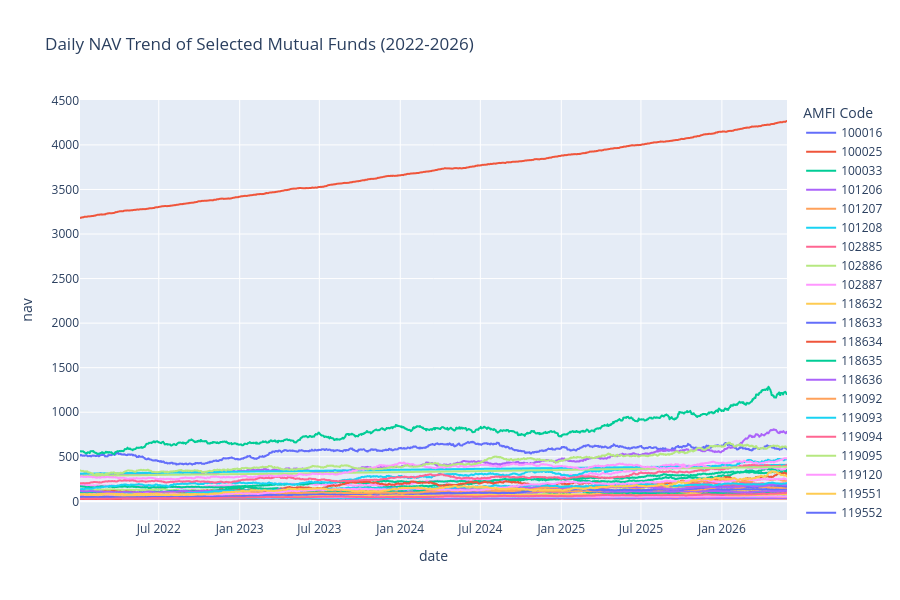

Write notebook code for a chart like this one.
### Code cell
fig = px.line(
    nav,
    x="date",
    y="nav",
    color="amfi_code",
    title="Daily NAV Trend of Selected Mutual Funds (2022-2026)"
)

fig.update_layout(
    height=600,
    legend_title_text="AMFI Code"
)
fig.write_image(
    "reports/nav_trend.png"
)
fig.write_image(
    "reports/nav_trend.png"
)

fig.show()

### Figure 1 — Plotly figure (JSON) as saved in the notebook; plotly's stock layout.template omitted (floating-point values rounded to 4 significant figures; data arrays with more than 128 entries replaced by an {"elided": "..."} marker saying what was removed)
{"data": [{"hovertemplate": "amfi_code=100016<br>date=%{x}<br>nav=%{y}<extra></extra>", "legendgroup": "100016", "line": {"color": "#636efa", "dash": "solid"}, "marker": {"symbol": "circle"}, "mode": "lines", "name": "100016", "showlegend": true, "type": "scattergl", "x": {"elided": "1150 str values"}, "xaxis": "x", "y": {"elided": "1150 float values"}, "yaxis": "y"}, {"hovertemplate": "amfi_code=100025<br>date=%{x}<br>nav=%{y}<extra></extra>", "legendgroup": "100025", "line": {"color": "#EF553B", "dash": "solid"}, "marker": {"symbol": "circle"}, "mode": "lines", "name": "100025", "showlegend": true, "type": "scattergl", "x": {"elided": "1150 str values"}, "xaxis": "x", "y": {"elided": "1150 float values"}, "yaxis": "y"}, {"hovertemplate": "amfi_code=100033<br>date=%{x}<br>nav=%{y}<extra></extra>", "legendgroup": "100033", "line": {"color": "#00cc96", "dash": "solid"}, "marker": {"symbol": "circle"}, "mode": "lines", "name": "100033", "showlegend": true, "type": "scattergl", "x": {"elided": "1150 str values"}, "xaxis": "x", "y": {"elided": "1150 float values"}, "yaxis": "y"}, {"hovertemplate": "amfi_code=101206<br>date=%{x}<br>nav=%{y}<extra></extra>", "legendgroup": "101206", "line": {"color": "#ab63fa", "dash": "solid"}, "marker": {"symbol": "circle"}, "mode": "lines", "name": "101206", "showlegend": true, "type": "scattergl", "x": {"elided": "1150 str values"}, "xaxis": "x", "y": {"elided": "1150 float values"}, "yaxis": "y"}, {"hovertemplate": "amfi_code=101207<br>date=%{x}<br>nav=%{y}<extra></extra>", "legendgroup": "101207", "line": {"color": "#FFA15A", "dash": "solid"}, "marker": {"symbol": "circle"}, "mode": "lines", "name": "101207", "showlegend": true, "type": "scattergl", "x": {"elided": "1150 str values"}, "xaxis": "x", "y": {"elided": "1150 float values"}, "yaxis": "y"}, {"hovertemplate": "amfi_code=101208<br>date=%{x}<br>nav=%{y}<extra></extra>", "legendgroup": "101208", "line": {"color": "#19d3f3", "dash": "solid"}, "marker": {"symbol": "circle"}, "mode": "lines", "name": "101208", "showlegend": true, "type": "scattergl", "x": {"elided": "1150 str values"}, "xaxis": "x", "y": {"elided": "1150 float values"}, "yaxis": "y"}, {"hovertemplate": "amfi_code=102885<br>date=%{x}<br>nav=%{y}<extra></extra>", "legendgroup": "102885", "line": {"color": "#FF6692", "dash": "solid"}, "marker": {"symbol": "circle"}, "mode": "lines", "name": "102885", "showlegend": true, "type": "scattergl", "x": {"elided": "1150 str values"}, "xaxis": "x", "y": {"elided": "1150 float values"}, "yaxis": "y"}, {"hovertemplate": "amfi_code=102886<br>date=%{x}<br>nav=%{y}<extra></extra>", "legendgroup": "102886", "line": {"color": "#B6E880", "dash": "solid"}, "marker": {"symbol": "circle"}, "mode": "lines", "name": "102886", "showlegend": true, "type": "scattergl", "x": {"elided": "1150 str values"}, "xaxis": "x", "y": {"elided": "1150 float values"}, "yaxis": "y"}, {"hovertemplate": "amfi_code=102887<br>date=%{x}<br>nav=%{y}<extra></extra>", "legendgroup": "102887", "line": {"color": "#FF97FF", "dash": "solid"}, "marker": {"symbol": "circle"}, "mode": "lines", "name": "102887", "showlegend": true, "type": "scattergl", "x": {"elided": "1150 str values"}, "xaxis": "x", "y": {"elided": "1150 float values"}, "yaxis": "y"}, {"hovertemplate": "amfi_code=118632<br>date=%{x}<br>nav=%{y}<extra></extra>", "legendgroup": "118632", "line": {"color": "#FECB52", "dash": "solid"}, "marker": {"symbol": "circle"}, "mode": "lines", "name": "118632", "showlegend": true, "type": "scattergl", "x": {"elided": "1150 str values"}, "xaxis": "x", "y": {"elided": "1150 float values"}, "yaxis": "y"}, {"hovertemplate": "amfi_code=118633<br>date=%{x}<br>nav=%{y}<extra></extra>", "legendgroup": "118633", "line": {"color": "#636efa", "dash": "solid"}, "marker": {"symbol": "circle"}, "mode": "lines", "name": "118633", "showlegend": true, "type": "scattergl", "x": {"elided": "1150 str values"}, "xaxis": "x", "y": {"elided": "1150 float values"}, "yaxis": "y"}, {"hovertemplate": "amfi_code=118634<br>date=%{x}<br>nav=%{y}<extra></extra>", "legendgroup": "118634", "line": {"color": "#EF553B", "dash": "solid"}, "marker": {"symbol": "circle"}, "mode": "lines", "name": "118634", "showlegend": true, "type": "scattergl", "x": {"elided": "1150 str values"}, "xaxis": "x", "y": {"elided": "1150 float values"}, "yaxis": "y"}, {"hovertemplate": "amfi_code=118635<br>date=%{x}<br>nav=%{y}<extra></extra>", "legendgroup": "118635", "line": {"color": "#00cc96", "dash": "solid"}, "marker": {"symbol": "circle"}, "mode": "lines", "name": "118635", "showlegend": true, "type": "scattergl", "x": {"elided": "1150 str values"}, "xaxis": "x", "y": {"elided": "1150 float values"}, "yaxis": "y"}, {"hovertemplate": "amfi_code=118636<br>date=%{x}<br>nav=%{y}<extra></extra>", "legendgroup": "118636", "line": {"color": "#ab63fa", "dash": "solid"}, "marker": {"symbol": "circle"}, "mode": "lines", "name": "118636", "showlegend": true, "type": "scattergl", "x": {"elided": "1150 str values"}, "xaxis": "x", "y": {"elided": "1150 float values"}, "yaxis": "y"}, {"hovertemplate": "amfi_code=119092<br>date=%{x}<br>nav=%{y}<extra></extra>", "legendgroup": "119092", "line": {"color": "#FFA15A", "dash": "solid"}, "marker": {"symbol": "circle"}, "mode": "lines", "name": "119092", "showlegend": true, "type": "scattergl", "x": {"elided": "1150 str values"}, "xaxis": "x", "y": {"elided": "1150 float values"}, "yaxis": "y"}, {"hovertemplate": "amfi_code=119093<br>date=%{x}<br>nav=%{y}<extra></extra>", "legendgroup": "119093", "line": {"color": "#19d3f3", "dash": "solid"}, "marker": {"symbol": "circle"}, "mode": "lines", "name": "119093", "showlegend": true, "type": "scattergl", "x": {"elided": "1150 str values"}, "xaxis": "x", "y": {"elided": "1150 float values"}, "yaxis": "y"}, {"hovertemplate": "amfi_code=119094<br>date=%{x}<br>nav=%{y}<extra></extra>", "legendgroup": "119094", "line": {"color": "#FF6692", "dash": "solid"}, "marker": {"symbol": "circle"}, "mode": "lines", "name": "119094", "showlegend": true, "type": "scattergl", "x": {"elided": "1150 str values"}, "xaxis": "x", "y": {"elided": "1150 float values"}, "yaxis": "y"}, {"hovertemplate": "amfi_code=119095<br>date=%{x}<br>nav=%{y}<extra></extra>", "legendgroup": "119095", "line": {"color": "#B6E880", "dash": "solid"}, "marker": {"symbol": "circle"}, "mode": "lines", "name": "119095", "showlegend": true, "type": "scattergl", "x": {"elided": "1150 str values"}, "xaxis": "x", "y": {"elided": "1150 float values"}, "yaxis": "y"}, {"hovertemplate": "amfi_code=119120<br>date=%{x}<br>nav=%{y}<extra></extra>", "legendgroup": "119120", "line": {"color": "#FF97FF", "dash": "solid"}, "marker": {"symbol": "circle"}, "mode": "lines", "name": "119120", "showlegend": true, "type": "scattergl", "x": {"elided": "1150 str values"}, "xaxis": "x", "y": {"elided": "1150 float values"}, "yaxis": "y"}, {"hovertemplate": "amfi_code=119551<br>date=%{x}<br>nav=%{y}<extra></extra>", "legendgroup": "119551", "line": {"color": "#FECB52", "dash": "solid"}, "marker": {"symbol": "circle"}, "mode": "lines", "name": "119551", "showlegend": true, "type": "scattergl", "x": {"elided": "1150 str values"}, "xaxis": "x", "y": {"elided": "1150 float values"}, "yaxis": "y"}, {"hovertemplate": "amfi_code=119552<br>date=%{x}<br>nav=%{y}<extra></extra>", "legendgroup": "119552", "line": {"color": "#636efa", "dash": "solid"}, "marker": {"symbol": "circle"}, "mode": "lines", "name": "119552", "showlegend": true, "type": "scattergl", "x": {"elided": "1150 str values"}, "xaxis": "x", "y": {"elided": "1150 float values"}, "yaxis": "y"}, {"hovertemplate": "amfi_code=119598<br>date=%{x}<br>nav=%{y}<extra></extra>", "legendgroup": "119598", "line": {"color": "#EF553B", "dash": "solid"}, "marker": {"symbol": "circle"}, "mode": "lines", "name": "119598", "showlegend": true, "type": "scattergl", "x": {"elided": "1150 str values"}, "xaxis": "x", "y": {"elided": "1150 float values"}, "yaxis": "y"}, {"hovertemplate": "amfi_code=119599<br>date=%{x}<br>nav=%{y}<extra></extra>", "legendgroup": "119599", "line": {"color": "#00cc96", "dash": "solid"}, "marker": {"symbol": "circle"}, "mode": "lines", "name": "119599", "showlegend": true, "type": "scattergl", "x": {"elided": "1150 str values"}, "xaxis": "x", "y": {"elided": "1150 float values"}, "yaxis": "y"}, {"hovertemplate": "amfi_code=120503<br>date=%{x}<br>nav=%{y}<extra></extra>", "legendgroup": "120503", "line": {"color": "#ab63fa", "dash": "solid"}, "marker": {"symbol": "circle"}, "mode": "lines", "name": "120503", "showlegend": true, "type": "scattergl", "x": {"elided": "1150 str values"}, "xaxis": "x", "y": {"elided": "1150 float values"}, "yaxis": "y"}, {"hovertemplate": "amfi_code=120504<br>date=%{x}<br>nav=%{y}<extra></extra>", "legendgroup": "120504", "line": {"color": "#FFA15A", "dash": "solid"}, "marker": {"symbol": "circle"}, "mode": "lines", "name": "120504", "showlegend": true, "type": "scattergl", "x": {"elided": "1150 str values"}, "xaxis": "x", "y": {"elided": "1150 float values"}, "yaxis": "y"}, {"hovertemplate": "amfi_code=120505<br>date=%{x}<br>nav=%{y}<extra></extra>", "legendgroup": "120505", "line": {"color": "#19d3f3", "dash": "solid"}, "marker": {"symbol": "circle"}, "mode": "lines", "name": "120505", "showlegend": true, "type": "scattergl", "x": {"elided": "1150 str values"}, "xaxis": "x", "y": {"elided": "1150 float values"}, "yaxis": "y"}, {"hovertemplate": "amfi_code=120506<br>date=%{x}<br>nav=%{y}<extra></extra>", "legendgroup": "120506", "line": {"color": "#FF6692", "dash": "solid"}, "marker": {"symbol": "circle"}, "mode": "lines", "name": "120506", "showlegend": true, "type": "scattergl", "x": {"elided": "1150 str values"}, "xaxis": "x", "y": {"elided": "1150 float values"}, "yaxis": "y"}, {"hovertemplate": "amfi_code=120507<br>date=%{x}<br>nav=%{y}<extra></extra>", "legendgroup": "120507", "line": {"color": "#B6E880", "dash": "solid"}, "marker": {"symbol": "circle"}, "mode": "lines", "name": "120507", "showlegend": true, "type": "scattergl", "x": {"elided": "1150 str values"}, "xaxis": "x", "y": {"elided": "1150 float values"}, "yaxis": "y"}, {"hovertemplate": "amfi_code=120841<br>date=%{x}<br>nav=%{y}<extra></extra>", "legendgroup": "120841", "line": {"color": "#FF97FF", "dash": "solid"}, "marker": {"symbol": "circle"}, "mode": "lines", "name": "120841", "showlegend": true, "type": "scattergl", "x": {"elided": "1150 str values"}, "xaxis": "x", "y": {"elided": "1150 float values"}, "yaxis": "y"}, {"hovertemplate": "amfi_code=120842<br>date=%{x}<br>nav=%{y}<extra></extra>", "legendgroup": "120842", "line": {"color": "#FECB52", "dash": "solid"}, "marker": {"symbol": "circle"}, "mode": "lines", "name": "120842", "showlegend": true, "type": "scattergl", "x": {"elided": "1150 str values"}, "xaxis": "x", "y": {"elided": "1150 float values"}, "yaxis": "y"}, {"hovertemplate": "amfi_code=120843<br>date=%{x}<br>nav=%{y}<extra></extra>", "legendgroup": "120843", "line": {"color": "#636efa", "dash": "solid"}, "marker": {"symbol": "circle"}, "mode": "lines", "name": "120843", "showlegend": true, "type": "scattergl", "x": {"elided": "1150 str values"}, "xaxis": "x", "y": {"elided": "1150 float values"}, "yaxis": "y"}, {"hovertemplate": "amfi_code=120844<br>date=%{x}<br>nav=%{y}<extra></extra>", "legendgroup": "120844", "line": {"color": "#EF553B", "dash": "solid"}, "marker": {"symbol": "circle"}, "mode": "lines", "name": "120844", "showlegend": true, "type": "scattergl", "x": {"elided": "1150 str values"}, "xaxis": "x", "y": {"elided": "1150 float values"}, "yaxis": "y"}, {"hovertemplate": "amfi_code=125497<br>date=%{x}<br>nav=%{y}<extra></extra>", "legendgroup": "125497", "line": {"color": "#00cc96", "dash": "solid"}, "marker": {"symbol": "circle"}, "mode": "lines", "name": "125497", "showlegend": true, "type": "scattergl", "x": {"elided": "1150 str values"}, "xaxis": "x", "y": {"elided": "1150 float values"}, "yaxis": "y"}, {"hovertemplate": "amfi_code=125498<br>date=%{x}<br>nav=%{y}<extra></extra>", "legendgroup": "125498", "line": {"color": "#ab63fa", "dash": "solid"}, "marker": {"symbol": "circle"}, "mode": "lines", "name": "125498", "showlegend": true, "type": "scattergl", "x": {"elided": "1150 str values"}, "xaxis": "x", "y": {"elided": "1150 float values"}, "yaxis": "y"}, {"hovertemplate": "amfi_code=148567<br>date=%{x}<br>nav=%{y}<extra></extra>", "legendgroup": "148567", "line": {"color": "#FFA15A", "dash": "solid"}, "marker": {"symbol": "circle"}, "mode": "lines", "name": "148567", "showlegend": true, "type": "scattergl", "x": {"elided": "1150 str values"}, "xaxis": "x", "y": {"elided": "1150 float values"}, "yaxis": "y"}, {"hovertemplate": "amfi_code=148568<br>date=%{x}<br>nav=%{y}<extra></extra>", "legendgroup": "148568", "line": {"color": "#19d3f3", "dash": "solid"}, "marker": {"symbol": "circle"}, "mode": "lines", "name": "148568", "showlegend": true, "type": "scattergl", "x": {"elided": "1150 str values"}, "xaxis": "x", "y": {"elided": "1150 float values"}, "yaxis": "y"}, {"hovertemplate": "amfi_code=148569<br>date=%{x}<br>nav=%{y}<extra></extra>", "legendgroup": "148569", "line": {"color": "#FF6692", "dash": "solid"}, "marker": {"symbol": "circle"}, "mode": "lines", "name": "148569", "showlegend": true, "type": "scattergl", "x": {"elided": "1150 str values"}, "xaxis": "x", "y": {"elided": "1150 float values"}, "yaxis": "y"}, {"hovertemplate": "amfi_code=149322<br>date=%{x}<br>nav=%{y}<extra></extra>", "legendgroup": "149322", "line": {"color": "#B6E880", "dash": "solid"}, "marker": {"symbol": "circle"}, "mode": "lines", "name": "149322", "showlegend": true, "type": "scattergl", "x": {"elided": "1150 str values"}, "xaxis": "x", "y": {"elided": "1150 float values"}, "yaxis": "y"}, {"hovertemplate": "amfi_code=149323<br>date=%{x}<br>nav=%{y}<extra></extra>", "legendgroup": "149323", "line": {"color": "#FF97FF", "dash": "solid"}, "marker": {"symbol": "circle"}, "mode": "lines", "name": "149323", "showlegend": true, "type": "scattergl", "x": {"elided": "1150 str values"}, "xaxis": "x", "y": {"elided": "1150 float values"}, "yaxis": "y"}, {"hovertemplate": "amfi_code=149324<br>date=%{x}<br>nav=%{y}<extra></extra>", "legendgroup": "149324", "line": {"color": "#FECB52", "dash": "solid"}, "marker": {"symbol": "circle"}, "mode": "lines", "name": "149324", "showlegend": true, "type": "scattergl", "x": {"elided": "1150 str values"}, "xaxis": "x", "y": {"elided": "1150 float values"}, "yaxis": "y"}], "layout": {"height": 600, "legend": {"title": {"text": "AMFI Code"}, "tracegroupgap": 0}, "title": {"text": "Daily NAV Trend of Selected Mutual Funds (2022-2026)"}, "xaxis": {"anchor": "y", "domain": [0, 1], "title": {"text": "date"}}, "yaxis": {"anchor": "x", "domain": [0, 1], "title": {"text": "nav"}}}}
